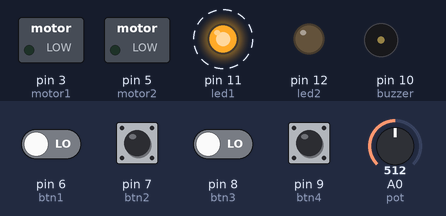
The sketch below on a simulated Arduino Uno, built with avr-gcc and run on an emulated ATmega328P. Parts: switched loads named in the sketch (green lamp = pin HIGH), output pins drawn as LEDs (lit = HIGH), buzzer (waves = sounding, pin HIGH). Dashed ring = blinking. Inputs (shaded band) come from the test bench; at power-on: pin 6 (btn1), pin 7 (btn2), pin 8 (btn3), pin 9 (btn4) LOW, A0 (pot) = 512.

Above: at 8.8 s.
8.9 s: A0 (pot) set to 524
At 16.7 s:
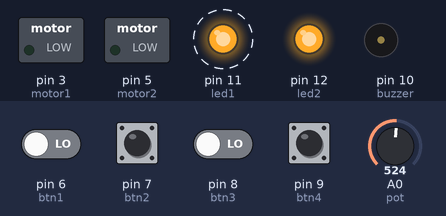
20.5 s: A0 (pot) set to 511
At 25.8 s:
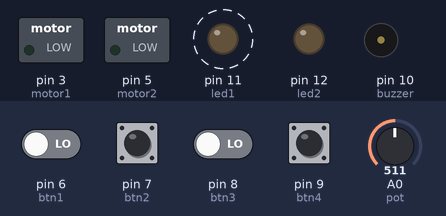
28.5 s: A0 (pot) set to 716
At 32.5 s:
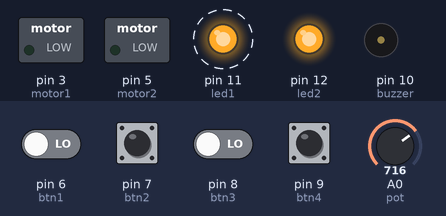
36.5 s: pin 6 (btn1) driven HIGH and pin 8 (btn3) driven HIGH
At 40.2 s:
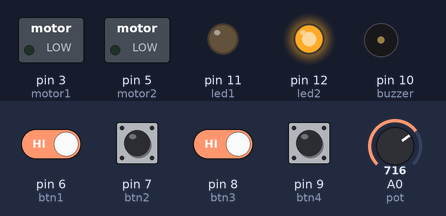
Timing chart, 0 to 74.5 s (numbered marks = the images above; inputs shaded):
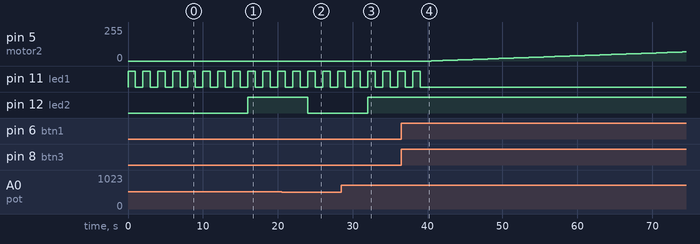

Measured:
- the behaviour switches between 514 and 515 on A0 (pot) (found by bisection; images 0 and 1)
- after the input at 8.9 s, pin 12 (led2): LOW → HIGH after 7.1 s
- after the input at 20.5 s, pin 12 (led2): HIGH → LOW after 3.5 s
- after the input at 28.5 s, pin 12 (led2): LOW → HIGH after 3.5 s
- after the input at 36.5 s, pin 5 (motor2): moves from 0/255 to 68/255 over 33.5 s, starting after 4.0 s; pin 11 (led1): goes on until 39.0 s, then stays LOW
- by itself, pin 11 (led1): alternates HIGH for 1.0 s and LOW for 1.0 s

The sketch:

analiseCodigo.ino
```cpp
int motor1 =3;
int motor2 =5;
int btn1 =6;
int btn2=7;
int btn3=8;
int btn4=9;
int buzzer=10;
int pot=A0;
int led1=11;
int led2=12;

void setup() {
  pinMode(motor1, OUTPUT);
  pinMode(motor2, OUTPUT);
  pinMode(led1, OUTPUT);
  pinMode(led2, OUTPUT);
  pinMode(buzzer, OUTPUT);
  pinMode(pot, INPUT);
  pinMode(btn1, INPUT);
  pinMode(btn2, INPUT);
  pinMode(btn3, INPUT);
  pinMode(btn4, INPUT);
}

void loop() {
  int valor = analogRead(pot);
  int sinal = map(valor, 0, 1024, 0, 255);
  analogWrite(led1, sinal);
  analogWrite(led2, sinal);

  for (int contador = 0; contador < 4; contador++) {
    digitalWrite(led1, HIGH);
    delay(1000);
    digitalWrite(led1, LOW);
    delay(1000);
  }

  if (digitalRead(btn2) == HIGH) {
    digitalWrite(motor1, LOW);
    digitalWrite(motor2, LOW);
  }

  if (digitalRead(btn1) == HIGH) {
    digitalWrite(motor1, HIGH);
    digitalWrite(motor2, LOW);
  }

  if (digitalRead(btn3) == HIGH) {
    digitalWrite(motor1, LOW);
    for (int cont = 0; cont <= 255; cont++) {
      analogWrite(motor2, cont);
      delay(500);
    }
  }

  if (digitalRead(btn4) == HIGH) {
    tone(buzzer, 264);
    delay(1000);
    noTone(buzzer);
  }
}
```
